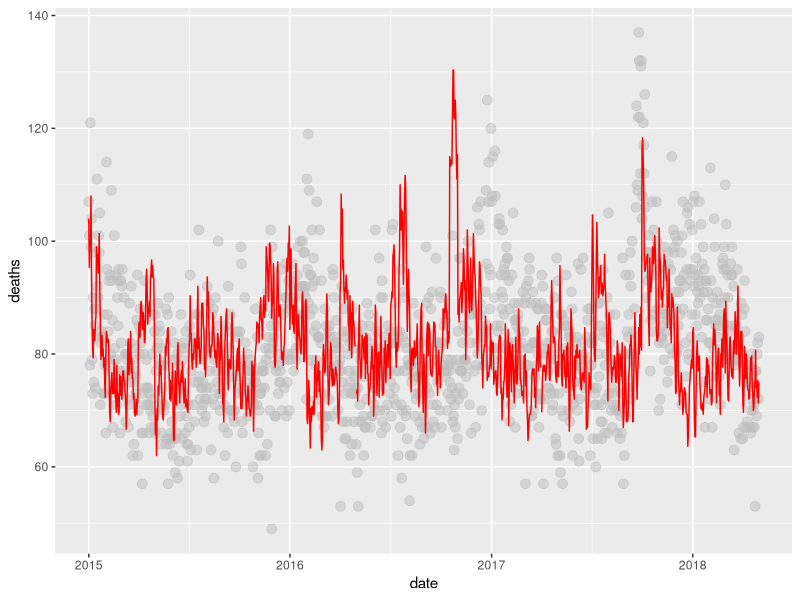
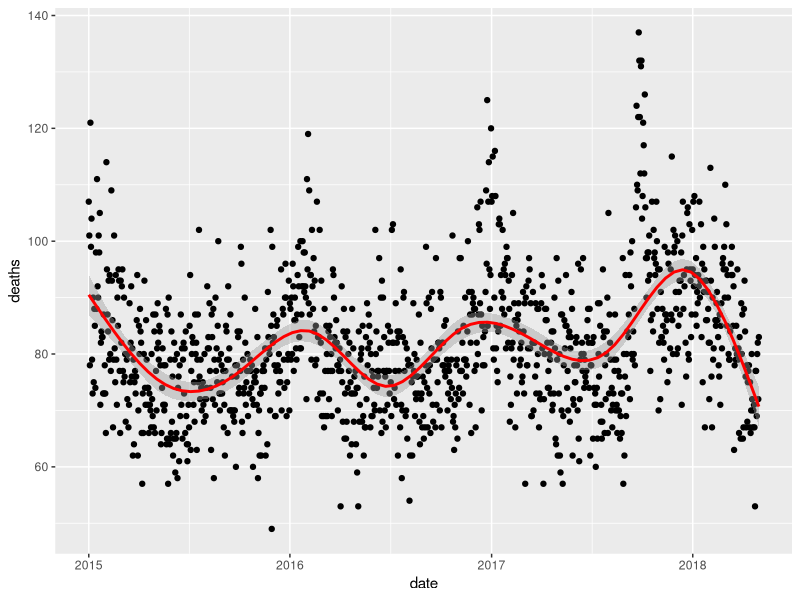

Source code (R) for these figures, in order: (Note: this script raises an error after producing the figures.)
###Section 3.2

library(tidyverse)
library(lubridate)
library(purrr)
library(pdftools)

fn <- system.file("extdata", "RD-Mortality-Report_2015-18-180531.pdf", package="dslabs")
dat <- map_df(str_split(pdf_text(fn), "\n"), function(s){
  s <- str_trim(s)
  header_index <- str_which(s, "2015")[1]
  tmp <- str_split(s[header_index], "\\s+", simplify = TRUE)
  month <- tmp[1]
  header <- tmp[-1]
  tail_index  <- str_which(s, "Total")
  n <- str_count(s, "\\d+")
  out <- c(1:header_index, which(n==1), which(n>=28), tail_index:length(s))
  s[-out] %>%
    str_remove_all("[^\\d\\s]") %>%
    str_trim() %>%
    str_split_fixed("\\s+", n = 6) %>%
    .[,1:5] %>%
    as_data_frame() %>% 
    setNames(c("day", header)) %>%
    mutate(month = month,
           day = as.numeric(day)) %>%
    gather(year, deaths, -c(day, month)) %>%
    mutate(deaths = as.numeric(deaths))
}) %>%
  mutate(month = recode(month, "JAN" = 1, "FEB" = 2, "MAR" = 3, "APR" = 4, "MAY" = 5, "JUN" = 6, 
                        "JUL" = 7, "AGO" = 8, "SEP" = 9, "OCT" = 10, "NOV" = 11, "DEC" = 12)) %>%
  mutate(date = make_date(year, month, day)) %>%
  filter(date <= "2018-05-01")


?loess
loess(deaths ~ day, data = dat)
span <- 2
fit <- with(dat, ksmooth(date, deaths, x.points = date, kernel="box", bandwidth =span))

dat %>% mutate(smooth = fit$y) %>%
  ggplot(aes(date, deaths)) +
  geom_point(size = 3, alpha = .5, color = "grey") + 
  geom_line(aes(date, smooth), color="red")


dat %>% ggplot(aes(date, deaths)) +
  geom_point() + geom_smooth(color="red", span=2)

















dat %>% 
  mutate(smooth = predict(fit), day = yday(date), year = as.character(year(date))) %>%
  ggplot(aes(day, smooth, col = year)) +
  geom_line(lwd = 2)

dat %>% 
  mutate(smooth = predict(fit, as.numeric(date)), day = mday(date), year = as.character(year(date))) %>%
  ggplot(aes(day, smooth, col = year)) +
  geom_line(lwd = 2)

dat %>% 
  mutate(smooth = predict(fit, as.numeric(date)), day = yday(date), year = as.character(year(date))) %>%
  ggplot(aes(day, smooth)) +
  geom_line(lwd = 2)

dat %>% 
  mutate(smooth = predict(fit, as.numeric(date)), day = yday(date), year = as.character(year(date))) %>%
  ggplot(aes(day, smooth, col = year)) +
  geom_line(lwd = 2)
